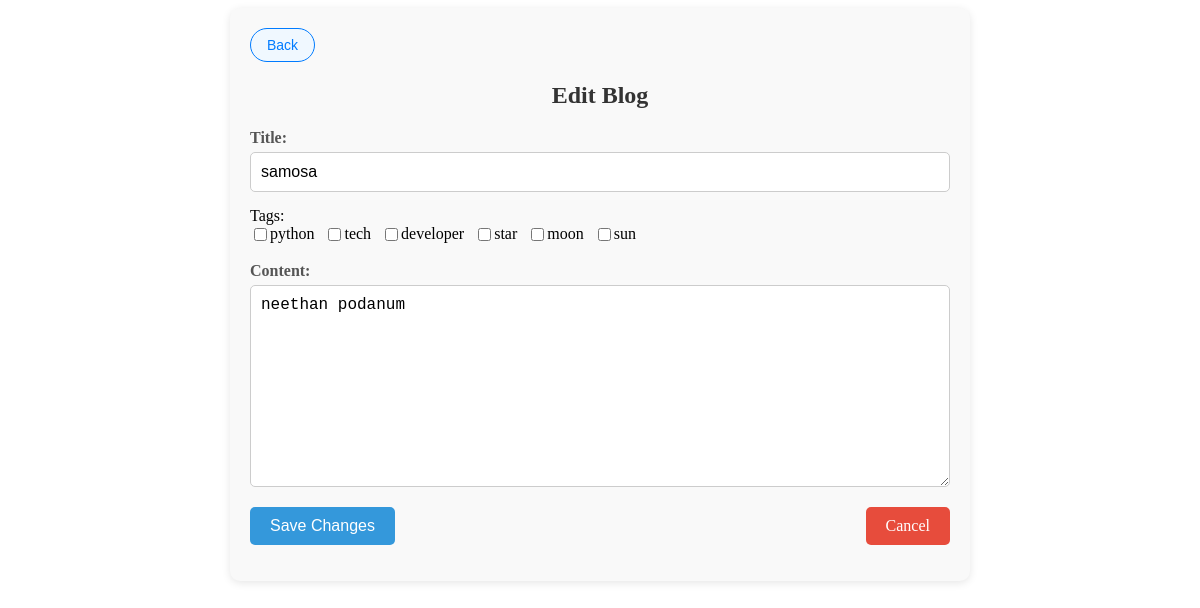
Page /edit_blog/56/ (signed in) on the earlier database version.
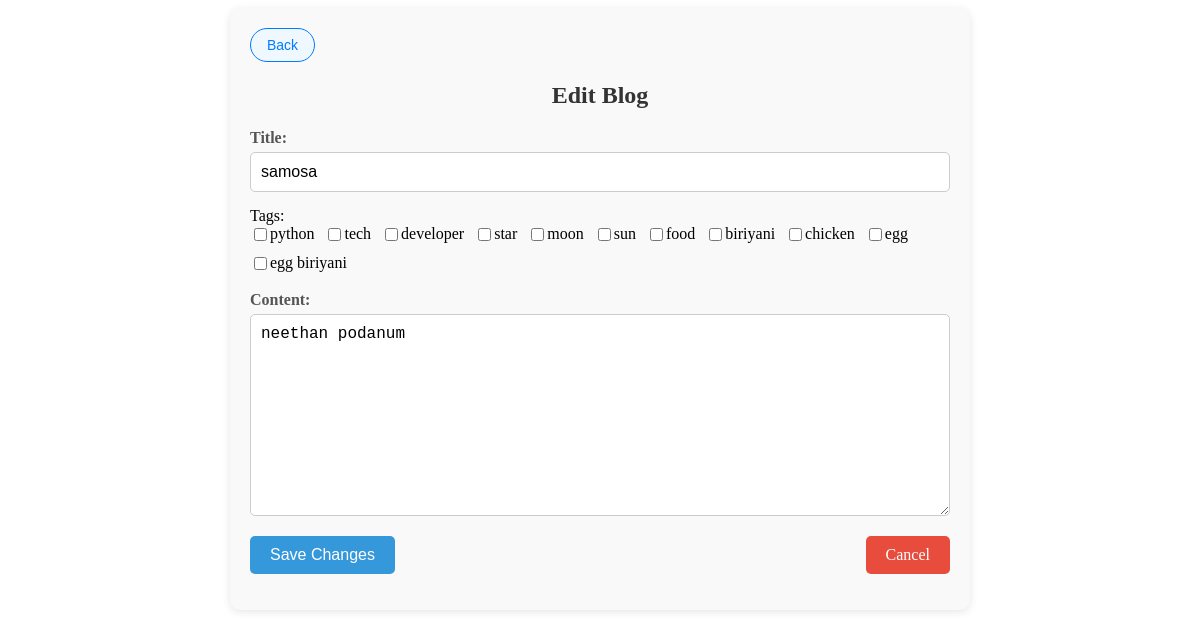
Same page on the later database version.
### Blog/models.py (models this page shows, shortened)
class Tag(models.Model):
    name = models.CharField(max_length=50, unique=True)

class Blog_Post(models.Model):
    title=models.CharField(max_length=100)
    content=models.TextField()
    author=models.ForeignKey(User, on_delete=models.CASCADE)
    created_at = models.DateTimeField(auto_now_add=True)
    updated_at = models.DateTimeField(auto_now=True)
    view_count = models.IntegerField(default=0)
    STATUS_CHOICES = (
    ('approved', 'Approved'),
    ('pending', 'Pending'),
    ('rejected', 'Rejected'),
)
    approval_status = models.CharField(
    max_length=10,
    choices=STATUS_CHOICES,
    default='pending'  # Default to 'pending'
)
    tags=models.ManyToManyField(Tag, related_name='blogs', blank=True)

### Blog/views.py (the view, shortened to what this page needs)
# urls.py: path('edit_blog/<int:id>/', views.edit_blog, name='edit_blog'),
def edit_blog(request, id):
    blog = get_object_or_404(Blog_Post, id=id)
    if request.user != blog.author and not request.user.is_staff:
        messages.error(request, "You are not authorized to edit this blog.")
        return redirect('blog_details', id=blog.id)
    context = {
        'blog': blog,
        'all_tags': Tag.objects.all()
    }
    return render(request, 'blog/edit_blog.html', context)

### Blog/templates/blog/edit_blog.html (shortened to what this page needs)
{% block content %}
<div class="edit-blog-container">
    <button class="back-button" onclick="window.history.back()">Back</button>
    <h2>Edit Blog</h2>
    <form method="post">
        <div class="form-group">
            <label for="title">Title:</label>
            <input type="text" name="title" id="title" value="{{ blog.title }}" required>
        </div>
        <label for="tags">Tags:</label><br>
<div id="tags">
    {% for tag in all_tags %}
        <div>
            <input type="checkbox"
                   name="tags"
                   value="{{ tag.id }}"
                   id="tag_{{ tag.id }}"
                   {% if tag in blog.tags.all %}checked{% endif %}>
            <label for="tag_{{ tag.id }}">{{ tag.name }}</label>
        </div>
    {% endfor %}
</div><br>
        <div class="form-group">
            <label for="content">Content:</label>
            <textarea name="content" id="content" rows="10" required>{{ blog.content }}</textarea>
        </div>
        <div class="form-actions">
            <button type="submit" class="save-button">Save Changes</button>
            <a href="{% url 'blog_details' blog.id %}" class="cancel-button">Cancel</a>
        </div>
    </form>
</div>
{% endblock %}

Differences in the rows shown:
added Tag: name "food"
added Tag: name "biriyani"
added Tag: name "chicken"
added Tag: name "egg"
added Tag: name "egg biriyani"
